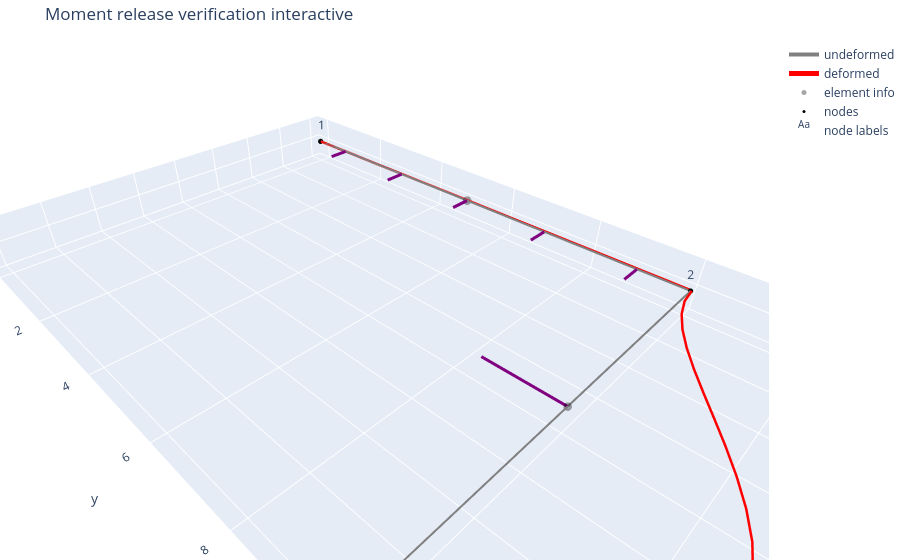

Notebook source saved alongside this figure:
### Code cell
import importlib

try:
    import helpers.plotting_plotly as pp3d
    importlib.reload(pp3d)
    from helpers.plotting_plotly import plot_structure_plotly
except ImportError:
    import plotting_plotly as pp3d
    importlib.reload(pp3d)
    from plotting_plotly import plot_structure_plotly

fig = plot_structure_plotly(
    clean_model,
    data,
    U=package["results"]["U"],
    scale=35.0,
    selector="all",
    show_undeformed=True,
    show_deformed=True,
    show_nodes=True,
    show_node_labels=True,
    show_element_hover=True,
    show_member_loads=True,
    member_load_scale=0.02,
    title="Moment release verification interactive",
    save_html="outputs/validation/plotly_plots/verification_moment_release_frame.html",
    save_png="outputs/validation/plotly_plots/verification_moment_release_frame.png",
)

fig.show()

### Figure 1 — Plotly figure (JSON) as saved in the notebook; plotly's stock layout.template omitted (floating-point values rounded to 4 significant figures)
{"data": [{"hoverinfo": "skip", "line": {"color": "gray", "dash": "solid", "width": 4}, "mode": "lines", "name": "undeformed", "type": "scatter3d", "x": [0, 0, null, 0, 8, null], "y": [0, 10, null, 10, 10, null], "z": [0, 0, null, 0, 0, null]}, {"hoverinfo": "skip", "line": {"color": "red", "dash": "solid", "width": 5}, "mode": "lines", "name": "deformed", "type": "scatter3d", "x": [0, -0.0001927, -0.0007442, -0.001615, -0.002764, -0.004153, -0.005741, -0.007489, -0.009356, -0.0113, -0.01329, -0.01528, -0.01722, -0.01909, -0.02084, -0.02243, -0.02382, -0.02496, -0.02584, -0.02639, -0.02658, null, -0.02658, 0.3747, 0.7761, 1.177, 1.579, 1.98, 2.381, 2.783, 3.184, 3.585, 3.987, 4.388, 4.789, 5.191, 5.592, 5.993, 6.395, 6.796, 7.197, 7.599, 8, null], "y": [0, 0.5007, 1.001, 1.502, 2.003, 2.503, 3.004, 3.505, 4.006, 4.506, 5.007, 5.508, 6.008, 6.509, 7.01, 7.51, 8.011, 8.512, 9.012, 9.513, 10.01, null, 10.01, 10.06, 10.18, 10.38, 10.62, 10.9, 11.2, 11.52, 11.83, 12.12, 12.37, 12.58, 12.73, 12.8, 12.79, 12.66, 12.42, 12.05, 11.53, 10.85, 10, null], "z": [0, 0, 0, 0, 0, 0, 0, 0, 0, 0, 0, 0, 0, 0, 0, 0, 0, 0, 0, 0, 0, null, 0, 0, 0, 0, 0, 0, 0, 0, 0, 0, 0, 0, 0, 0, 0, 0, 0, 0, 0, 0, 0, null]}, {"hovertemplate": "%{text}<extra></extra>", "marker": {"color": "black", "opacity": 0.35, "size": 5}, "mode": "markers", "name": "element info", "text": ["Element 1<br>type = 3D_frame<br>nodes = 1 to 2<br>section = frame_sec", "Element 2<br>type = 3D_frame<br>nodes = 2 to 3<br>section = frame_sec"], "type": "scatter3d", "x": [0, 4], "y": [5, 10], "z": [0, 0]}, {"hovertemplate": "%{text}<extra></extra>", "marker": {"color": "black", "size": 3}, "mode": "markers", "name": "nodes", "text": ["Node 1", "Node 2", "Node 3"], "type": "scatter3d", "x": [0, 0, 8], "y": [0, 10, 10], "z": [0, 0, 0]}, {"hoverinfo": "skip", "mode": "text", "name": "node labels", "text": ["1", "2", "3"], "textposition": "top center", "type": "scatter3d", "x": [0, 0, 8], "y": [0, 10, 10], "z": [0, 0, 0]}, {"hovertemplate": "%{text}<extra></extra>", "line": {"color": "purple", "width": 6}, "mode": "lines", "showlegend": false, "text": ["Member load on element 1<br>type = uniform_local_y<br>w = -24.0", "Member load on element 1<br>type = uniform_local_y<br>w = -24.0"], "type": "scatter3d", "x": [0, 0.48], "y": [1, 1], "z": [0, 0]}, {"hovertemplate": "%{text}<extra></extra>", "line": {"color": "purple", "width": 6}, "mode": "lines", "showlegend": false, "text": ["Member load on element 1<br>type = uniform_local_y<br>w = -24.0", "Member load on element 1<br>type = uniform_local_y<br>w = -24.0"], "type": "scatter3d", "x": [0, 0.48], "y": [3.0, 3.0], "z": [0, 0]}, {"hovertemplate": "%{text}<extra></extra>", "line": {"color": "purple", "width": 6}, "mode": "lines", "showlegend": false, "text": ["Member load on element 1<br>type = uniform_local_y<br>w = -24.0", "Member load on element 1<br>type = uniform_local_y<br>w = -24.0"], "type": "scatter3d", "x": [0, 0.48], "y": [5, 5], "z": [0, 0]}, {"hovertemplate": "%{text}<extra></extra>", "line": {"color": "purple", "width": 6}, "mode": "lines", "showlegend": false, "text": ["Member load on element 1<br>type = uniform_local_y<br>w = -24.0", "Member load on element 1<br>type = uniform_local_y<br>w = -24.0"], "type": "scatter3d", "x": [0, 0.48], "y": [7.0, 7.0], "z": [0, 0]}, {"hovertemplate": "%{text}<extra></extra>", "line": {"color": "purple", "width": 6}, "mode": "lines", "showlegend": false, "text": ["Member load on element 1<br>type = uniform_local_y<br>w = -24.0", "Member load on element 1<br>type = uniform_local_y<br>w = -24.0"], "type": "scatter3d", "x": [0, 0.48], "y": [9, 9], "z": [0, 0]}, {"hovertemplate": "%{text}<extra></extra>", "line": {"color": "purple", "width": 6}, "mode": "lines", "showlegend": false, "text": ["Member load on element 2<br>type = point_local_y_midspan<br>P = -75.0", "Member load on element 2<br>type = point_local_y_midspan<br>P = -75.0"], "type": "scatter3d", "x": [4, 4], "y": [10, 8.5], "z": [0, 0]}], "layout": {"margin": {"b": 0, "l": 0, "r": 0, "t": 40}, "scene": {"aspectmode": "data", "xaxis": {"title": {"text": "x"}}, "yaxis": {"title": {"text": "y"}}, "zaxis": {"title": {"text": "z"}}}, "showlegend": true, "title": {"text": "Moment release verification interactive"}}}
